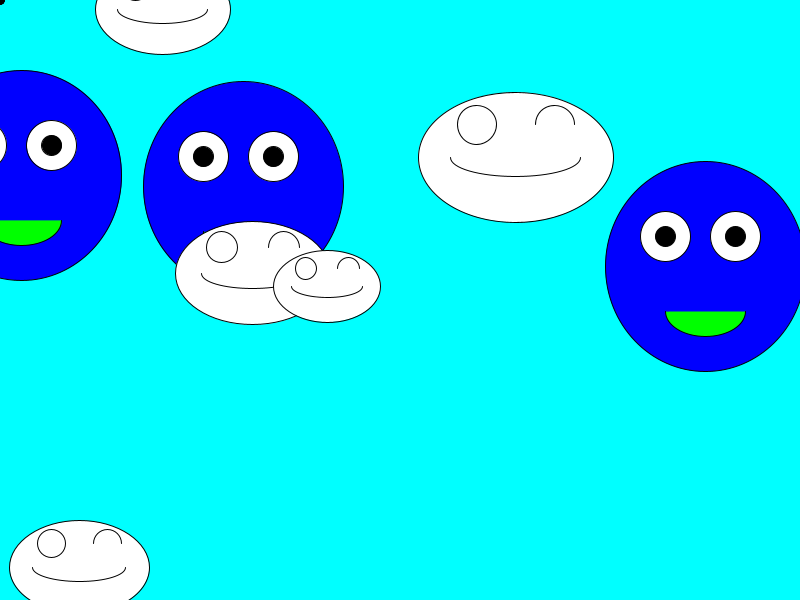
Frame 1 (no input)
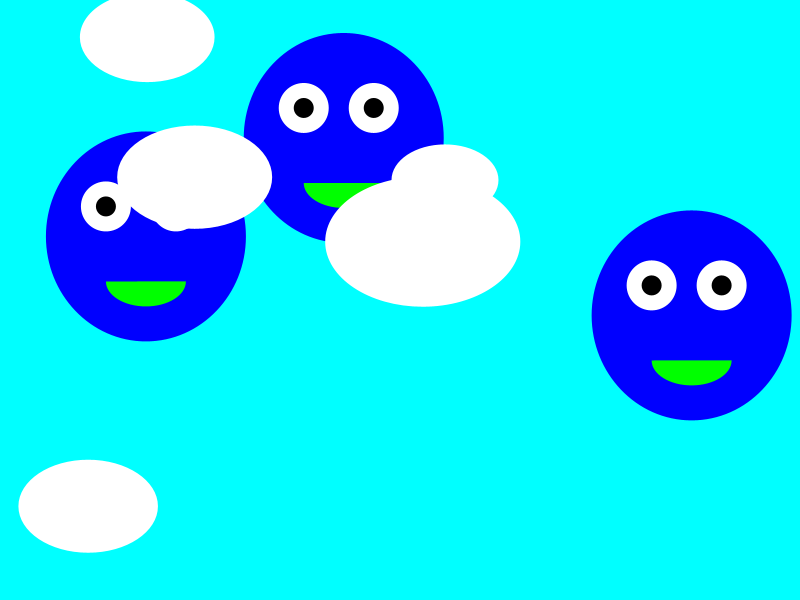
Frame 60 (the mouse pressed at the canvas centre just before this capture)
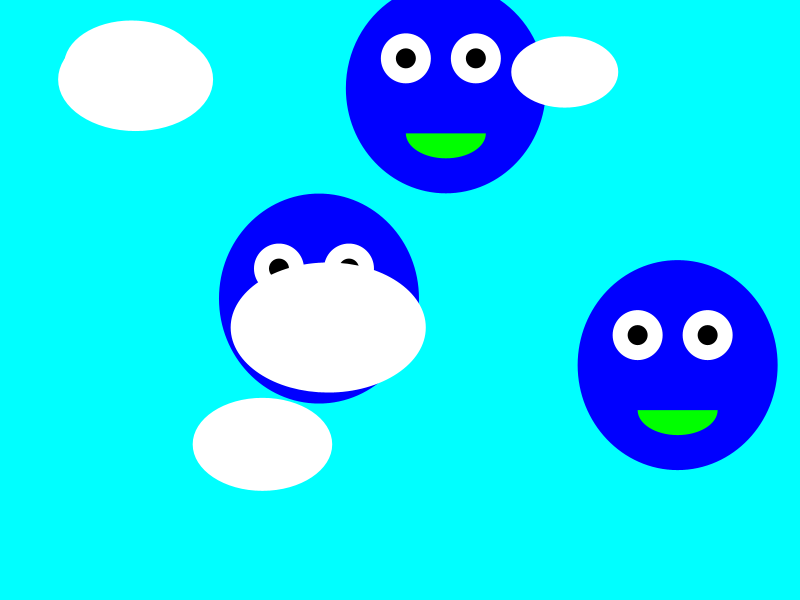
Frame 120 (the mouse held since frame 60 and released just before this capture)

The Processing sketch that drew these frames (run headless with seeded random() and noise(); from frame 60 on, the mouse is pressed at the canvas centre):

// Processing sketch: Excercise_7
// ── Excercise_7.pde
class Siha {
  Siha() {
    x = random(0,width);
    y = random(0,height);
    d = random(100,200);
    vx = random(-3,3); vy = random(-2,2);
  };
  Siha(float p, float q, float r) {
    x = p;     y = q;     d = r;
    vx = random(-3,3); vy = random(-2,2);
  }
  float x, y, d, vx, vy;
  void act(){
    x += vx;  y += vy;
    if(x<0 || x>width) vx *= -1;
    if(y<0 || y>height) vy *= -1;
  }
  void Life() {
    fill(255);
    ellipse(x, y, d, d/3*2);
    circle(x-d/5, y-d/6, d/5);
    arc(x+d/5, y-d/6, d/5, d/5, PI, 2*PI);
    arc(x, y, d*2/3, d/5, 0, PI);
  }
}

class punleu {
  // constructor
  punleu(float a, float b) {
    x = a;
    y = b;
    vx = random(-3,3);
    vy = random(-2,2);
  }
  // member data
  float x, y, vx, vy;
  // member function
  void update(){
   x += vx;
   y += vy;
   if(x<0 || x>width) vx *= -1;
   if(y<0 || y>height) vy *= -1;
  }
  void punleuShow() {
    fill(0, 0, 255);
    ellipse(x, y+30, 200, 210);
    fill(255);
    // eye
    ellipse(x-40, y, 50, 50);
    ellipse(x+30, y, 50, 50);
    // black eye
    fill(0);
    ellipse(x-40, y, 20, 20);
    ellipse(x+30, y, 20, 20);
    fill(0, 255, 0);
    //mouth
    arc(x, y+75, 80, 50, 0, 3.14);
    fill(0, 255, 0);
  }
}

class Choonsik {
  void choonsik() {
    x = random(0,width);
    y = random(0,height);
    d = random(150,250);
    vx = random(-3,3); vy = random(-2,2);
  }
    
  float x, y, d, vx, vy;
  
  void choonsikMove() {
    x += vx;
    y += vy;
    if(x<0 || x>width) vx *= -1;
    if(y<0 || y>height) vy *= -1;
  }
    
  void choonsikShow(){
    strokeWeight(8);
    circle(x,y,d*3/4); // face
    arc(x-d/4,y-d/800*204,d/80*6,d/80*6,PI,1.65*PI); // ears
    arc(x+d/4,y-d/800*204,d/80*6,d/80*6,1.35*PI,2*PI);
    fill(255,255,255); // nose color
    circle(x,y+d/800*15,d/8); // nose
    fill(200,90,37); // tongue color
    arc(x,y+d/800*65,d/800*25,d/20,0,PI); // tongue
    noFill();
    arc(x,y+d/800*120,d/800*30,d/40,0,PI);
    line(x-d/800*50,y+d/800*15,x-d/800*70,y);
    line(x-d/800*50,y+d/800*15,x-d/800*70,y+d/800*30);
    line(x+d/800*50,y+d/800*15,x+d/800*70,y);
    line(x+d/800*50,y+d/800*15,x+d/800*70,y+d/800*30);
    noStroke();
    fill(0,0,0); // eye color
    circle(x-d/800*60,y-d/800*60, d/800*30); // eyes
    circle(x+d/800*60,y-d/800*60, d/800*30);
    fill(255,70,80,100); // cheek color
    circle(x-d/800*86,y+d/800*15, d/80*7); // cheeks
    circle(x+d/800*86,y+d/800*15, d/80*7);
  }
}


Siha [] aa;
punleu [] pp;
Choonsik [] cc;
void setup() {
  size(800, 600);
  aa = new Siha[5];
  for (int i=0; i<5; i++) {
    aa[i] = new Siha();
  }
  pp = new punleu[3];
  for (int i=0; i<3; i++) {
    pp[i] = new punleu(random(width),random(height));
  }
  
  cc = new Choonsik[2];
  for (int i = 0; i < 2; i++) {
    cc[i] = new Choonsik();
  }
  
}
void draw(){
  background(0,255,255);
  for (int i=0; i<3; i++) {
    pp[i].update();
    pp[i].punleuShow();
  }  
  for (int i=0; i<5; i++) {
    aa[i].act();
    aa[i].Life();
  }  
  
  for (int i = 0; i < 2; i++) {
    cc[i].choonsikMove();
    cc[i].choonsikShow();
  }
  
}
